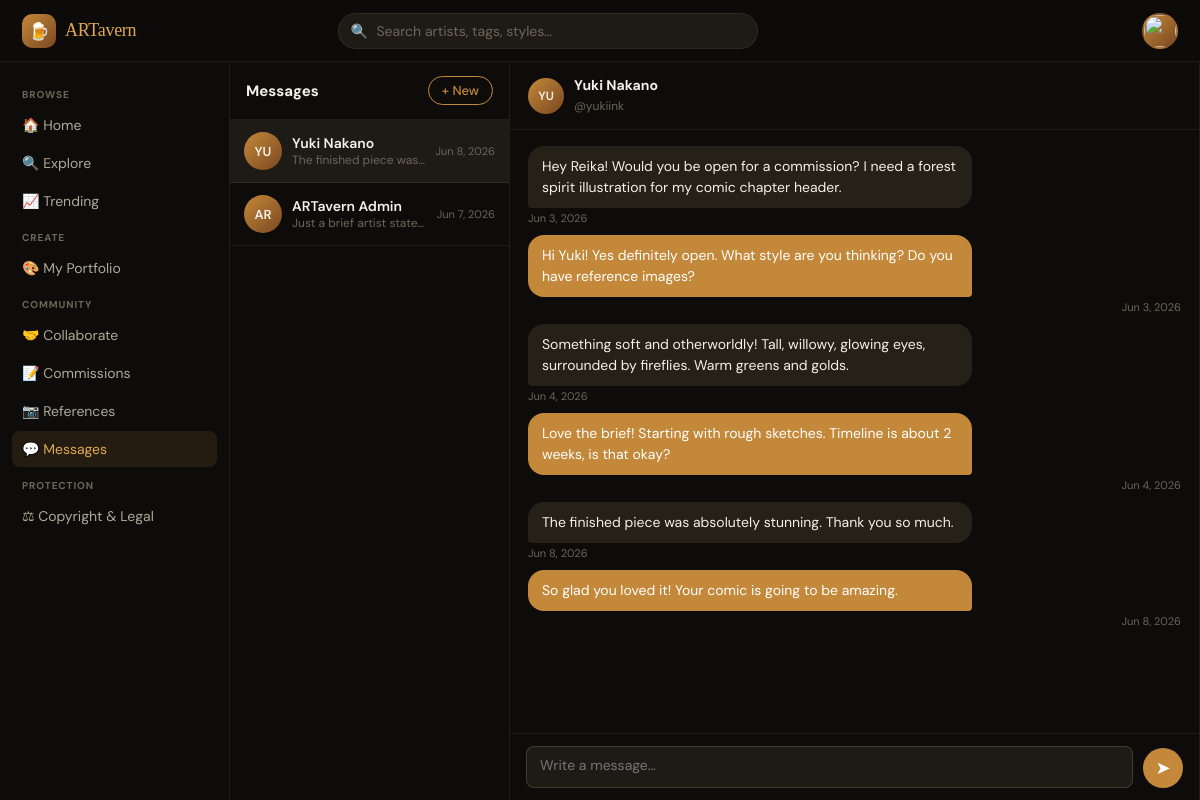
The app's page /pages/messages.php?to=yukiink (signed in) with its own data.
### tables this page shows
CREATE TABLE users (
    id            INT UNSIGNED AUTO_INCREMENT PRIMARY KEY,
    display_name  VARCHAR(80)  NOT NULL,
    username      VARCHAR(40)  NOT NULL UNIQUE,
    email         VARCHAR(180) NOT NULL UNIQUE,
    password_hash VARCHAR(255) NOT NULL,
    bio           TEXT,
    avatar_path   VARCHAR(255),
    banner_path   VARCHAR(255),
    art_styles    VARCHAR(255),           
    commission_open TINYINT(1) DEFAULT 0,
    role          ENUM('user','moderator','admin') DEFAULT 'user',
    agreed_tos    TINYINT(1) DEFAULT 0,
    is_verified   TINYINT(1) DEFAULT 0,
    created_at    DATETIME DEFAULT CURRENT_TIMESTAMP,
    updated_at    DATETIME DEFAULT CURRENT_TIMESTAMP ON UPDATE CURRENT_TIMESTAMP
);

CREATE TABLE messages (
    id          INT UNSIGNED AUTO_INCREMENT PRIMARY KEY,
    sender_id   INT UNSIGNED NOT NULL,
    receiver_id INT UNSIGNED NOT NULL,
    body        TEXT NOT NULL,
    is_read     TINYINT(1) DEFAULT 0,
    created_at  DATETIME DEFAULT CURRENT_TIMESTAMP,
    FOREIGN KEY (sender_id)   REFERENCES users(id) ON DELETE CASCADE,
    FOREIGN KEY (receiver_id) REFERENCES users(id) ON DELETE CASCADE
);

### includes/config.php (called while the page is built, shortened)
<?php
function current_user(): ?array {
    return $_SESSION['user'] ?? null;
}
function h(string $s): string {
    return htmlspecialchars($s, ENT_QUOTES, 'UTF-8');
}
function time_ago(string $datetime): string {
    $diff = time() - strtotime($datetime);
    return match(true) {
        $diff < 60     => 'just now',
        $diff < 3600   => floor($diff / 60) . 'm ago',
        $diff < 86400  => floor($diff / 3600) . 'h ago',
        $diff < 604800 => floor($diff / 86400) . 'd ago',
        default        => date('M j, Y', strtotime($datetime)),
    };
}

### pages/messages.php (the view, shortened to what this page needs)
<?php
require_once __DIR__ . '/../includes/config.php';
$user    = current_user();
$pdo     = db();
$convos = $pdo->prepare("
    SELECT
        u.id, u.display_name, u.username, u.avatar_path,
        MAX(m.created_at) AS last_time,
        SUM(CASE WHEN m.receiver_id=? AND m.is_read=0 THEN 1 ELSE 0 END) AS unread_count,
        (SELECT body FROM messages
         WHERE (sender_id=? AND receiver_id=u.id) OR (sender_id=u.id AND receiver_id=?)
         ORDER BY created_at DESC LIMIT 1) AS last_msg
    FROM messages m
    JOIN users u ON u.id = IF(m.sender_id=?, m.receiver_id, m.sender_id)
    WHERE m.sender_id=? OR m.receiver_id=?
    GROUP BY u.id
    ORDER BY last_time DESC
");
$uid = (int)$user['id'];
$convos->execute([$uid,$uid,$uid,$uid,$uid,$uid]);
$conversations = $convos->fetchAll();
$with = trim($_GET['to'] ?? '');
$active_user = null;
$thread = [];
if ($with) {
    $st = $pdo->prepare('SELECT id,display_name,username,avatar_path FROM users WHERE username=?');
    $st->execute([$with]);
    $active_user = $st->fetch();
    if ($active_user) {
        $pdo->prepare('UPDATE messages SET is_read=1 WHERE sender_id=? AND receiver_id=?')
            ->execute([$active_user['id'], $uid]);
        $st2 = $pdo->prepare('SELECT m.*, u.display_name, u.username, u.avatar_path
            FROM messages m JOIN users u ON u.id=m.sender_id
            WHERE (m.sender_id=? AND m.receiver_id=?) OR (m.sender_id=? AND m.receiver_id=?)
            ORDER BY m.created_at ASC');
        $st2->execute([$uid,$active_user['id'],$active_user['id'],$uid]);
        $thread = $st2->fetchAll();
    }
}
require_once __DIR__ . '/../includes/header.php';
?>
<div class="msg-layout">
  <div class="msg-sidebar">
    <div style="padding:14px 16px;font-size:15px;font-weight:700;border-bottom:1px solid var(--border);
                display:flex;align-items:center;justify-content:space-between;">
      Messages
      <button class="btn btn-outline btn-sm" onclick="showToast('✉️','New message — search coming soon')">+ New</button>
    </div>
    <?php foreach ($conversations as $c): ?>
    <a class="convo-item <?= ($active_user && $active_user['id']==$c['id']) ? 'active' : '' ?>"
       href="<?= SITE_URL ?>/pages/messages.php?to=<?= h($c['username']) ?>">
      <div class="convo-avatar">
        <?php if ($c['avatar_path']): ?>
          <img src="<?= h(UPLOAD_URL.$c['avatar_path']) ?>" alt="" style="width:100%;height:100%;object-fit:cover;border-radius:50%;">
        <?php else: ?>
          <?= strtoupper(substr($c['display_name'],0,2)) ?>
        <?php endif; ?>
      </div>
      <div style="flex:1;min-width:0;">
        <div style="display:flex;align-items:center;gap:6px;">
          <div class="convo-name"><?= h($c['display_name']) ?></div>
        </div>
        <div class="convo-preview"><?= h($c['last_msg'] ?? '') ?></div>
      </div>
      <div class="convo-time"><?= time_ago($c['last_time']) ?></div>
    </a>
    <?php endforeach; ?>
  </div>
  <div class="msg-panel">
    <?php if ($active_user): ?>
      <div class="msg-panel-head">
        <div class="convo-avatar" style="width:36px;height:36px;font-size:12px;">
          <?= strtoupper(substr($active_user['display_name'],0,2)) ?>
        </div>
        <div>
          <div style="font-size:14px;font-weight:700;"><?= h($active_user['display_name']) ?></div>
          <a href="<?= SITE_URL ?>/pages/profile.php?u=<?= h($active_user['username']) ?>"
             style="font-size:12px;color:var(--text3);">@<?= h($active_user['username']) ?></a>
        </div>
      </div>
      <div class="msg-thread" id="msgThread">
        <?php foreach ($thread as $msg): ?>
          <?php $mine = ($msg['sender_id'] == $uid); ?>
          <div>
            <div class="msg-bubble <?= $mine?'mine':'theirs' ?>">
              <?= nl2br(h($msg['body'])) ?>
            </div>
            <div class="msg-time <?= $mine?'':'theirs' ?>"><?= time_ago($msg['created_at']) ?></div>
          </div>
        <?php endforeach; ?>
      </div>
      <form class="msg-compose" method="POST">
        <textarea name="body" placeholder="Write a message…" rows="1"
          onkeydown="if(event.key==='Enter'&&!event.shiftKey){event.preventDefault();this.form.submit();}"></textarea>
        <button type="submit">➤</button>
      </form>
    <?php endif; ?>
  </div>
</div>
<?php require_once __DIR__ . '/../includes/footer.php'; ?>

### assets/css/main.css (style rules this page uses)
*, *::before, *::after { box-sizing: border-box; margin: 0; padding: 0; }
:root { --bg: #0e0c0a; --bg2: #141210; --bg3: #1a1714; --surface: #1e1b17; --surface2: #252118; --border: rgba(255,220,140,0.08); --border2: rgba(255,220,140,0.16); --text: #f5f0e8; --text2: #b0a898; --text3: #6e6558; --accent: #c4883a; --accent2: #e0a855; --accent-bg: rgba(196,136,58,0.12); --accent-bg2:rgba(196,136,58,0.22); --teal: #4db89a; --teal-bg: rgba(77,184,154,0.1); --rose: #d4706a; --rose-bg: rgba(212,112,106,0.1); --radius: 12px; --radius-sm: 8px; --radius-lg: 18px; --header-h: 62px; --sidebar-w: 230px; --rsidebar-w:290px; --transition:all 0.18s ease; }
body { font-family: 'DM Sans', sans-serif; background: var(--bg); color: var(--text); min-height: 100vh; overflow-x: hidden; }
a { color: inherit; text-decoration: none; }
.btn { font-family: 'DM Sans', sans-serif; font-size: 14px; font-weight: 500; border: none; cursor: pointer; border-radius: 50px; padding: 8px 18px; transition: var(--transition); text-decoration: none; display: inline-flex; align-items: center; gap: 6px; }
.btn-outline { background: transparent; color: var(--accent); border: 1px solid var(--accent); }
.btn-sm { padding: 5px 13px; font-size: 13px; }

### pages/messages.php (style rules this page uses)
.msg-layout { display:flex; height:calc(100vh - var(--header-h)); overflow:hidden; }
.msg-sidebar { width:280px; flex-shrink:0; border-right:1px solid var(--border); overflow-y:auto; }
.msg-panel { flex:1; display:flex; flex-direction:column; }
.msg-panel-head { padding:14px 18px; border-bottom:1px solid var(--border); display:flex; align-items:center; gap:10px; }
.msg-thread { flex:1; overflow-y:auto; padding:16px 18px; display:flex; flex-direction:column; gap:10px; }
.msg-bubble { max-width:68%; padding:10px 14px; border-radius:16px; font-size:14px; line-height:1.5; }
.msg-bubble.mine { background:var(--accent); color:#fff; align-self:flex-end; border-bottom-right-radius:4px; }
.msg-bubble.theirs { background:var(--surface2); color:var(--text); align-self:flex-start; border-bottom-left-radius:4px; }
.msg-time { font-size:11px; color:var(--text3); margin-top:3px; text-align:right; }
.msg-time.theirs { text-align:left; }
.msg-compose { padding:12px 16px; border-top:1px solid var(--border); display:flex; gap:10px; align-items:flex-end; }
.msg-compose textarea { flex:1; background:var(--surface); border:1px solid var(--border2); border-radius:var(--radius-sm); padding:9px 13px; color:var(--text); font-family:'DM Sans',sans-serif; font-size:14px; resize:none; outline:none; min-height:42px; max-height:120px; transition:var(--transition); }
.msg-compose button { background:var(--accent); border:none; border-radius:50%; width:40px; height:40px; color:#fff; font-size:18px; cursor:pointer; flex-shrink:0; transition:var(--transition); }
.convo-item { display:flex; align-items:center; gap:10px; padding:12px 14px; cursor:pointer; transition:var(--transition); border-bottom:1px solid var(--border); }
.convo-item:hover, .convo-item.active { background:var(--surface); }
.convo-name { font-size:14px; font-weight:600; }
.convo-preview { font-size:12px; color:var(--text3); white-space:nowrap; overflow:hidden; text-overflow:ellipsis; max-width:140px; }
.convo-time { font-size:11px; color:var(--text3); margin-left:auto; white-space:nowrap; }
.convo-avatar { width:38px; height:38px; border-radius:50%; flex-shrink:0; background:linear-gradient(135deg,var(--accent),#7a4820); display:flex; align-items:center; justify-content:center; font-size:13px; font-weight:600; }

### records on screen
users: display_name "YU", display_name "Yuki Nakano", last_msg "The finished piece wa…", last_time "Jun 8, 2026", username "yukiink"
users: display_name "AR", display_name "ARTavern Admin", last_msg "Just a brief artist state…", last_time "Jun 7, 2026"
messages: body "Hey Reika! Would you be open for a commission? I need a forest spirit illustration for my comic chapter header.", created_at "Jun 3, 2026"
messages: body "Hi Yuki! Yes definitely open. What style are you thinking? Do you have reference images?", created_at "Jun 3, 2026"
messages: body "Something soft and otherworldly! Tall, willowy, glowing eyes, surrounded by fireflies. Warm greens and golds.", created_at "Jun 4, 2026"
messages: body "Love the brief! Starting with rough sketches. Timeline is about 2 weeks, is that okay?", created_at "Jun 4, 2026"
messages: body "The finished piece was absolutely stunning. Thank you so much.", created_at "Jun 8, 2026"
messages: body "So glad you loved it! Your comic is going to be amazing.", created_at "Jun 8, 2026"
